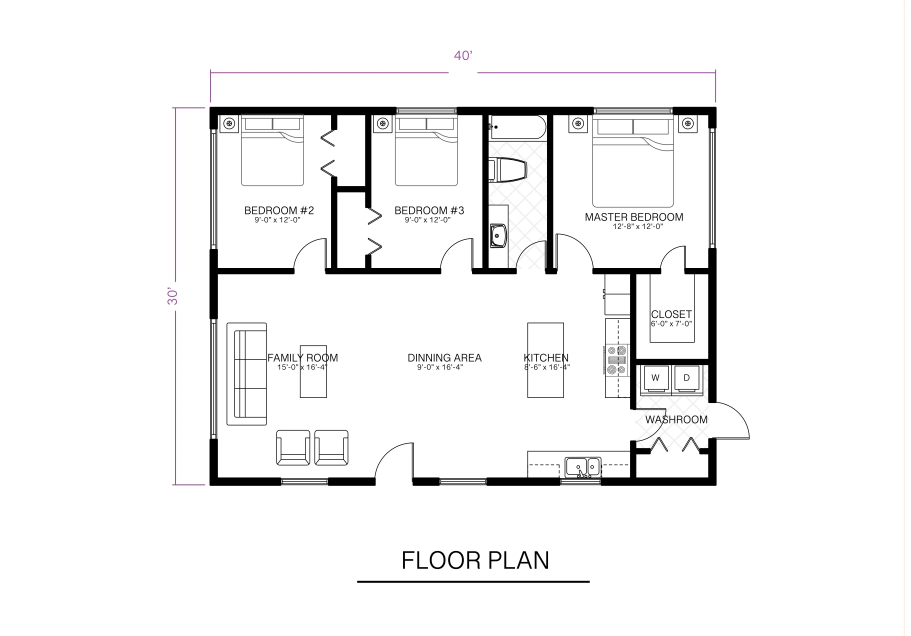
#> input picture samples/floorplan_1.png, 2732 x 1908 px (shown at 1/3 size)
$ python make_crop_examples.py
#> lines starting #> are read from the running program, lines starting #| are printed output that depends on the picture
#> in main, src is the input picture: PIL image 2732x1908 RGB; mean R, G, B 243.7, 243.6, 243.7
#!/usr/bin/env python3
"""Generate the good / bad crop example images shown in the chat's crop step.

    backend/api/.venv/bin/python scripts/make_crop_examples.py

Writes web/public/examples/crop-good.png and crop-bad.png from samples/floorplan_1.png.
Good = tight around the outer walls of the plan. Bad = loose (dimension lines, title, margin) and tilted.
"""
from pathlib import Path

from PIL import Image, ImageDraw

REPO = Path(__file__).resolve().parents[1]
SRC = REPO / "samples/floorplan_1.png"
OUT = REPO / "web/public/examples"
WIDTH = 640

# Outer wall corners of samples/floorplan_1.png in source pixels (same values the parser calibrates to)
PLAN_BOX = (629, 321, 2150, 1457)


def badge(im: Image.Image, good: bool) -> Image.Image:
    im = im.convert("RGBA")
    r = 22
    cx, cy = im.width - r - 12, r + 12
    layer = Image.new("RGBA", im.size, (0, 0, 0, 0))
    d = ImageDraw.Draw(layer)
    color = (31, 157, 85, 235) if good else (214, 51, 108, 235)
    d.ellipse((cx - r, cy - r, cx + r, cy + r), fill=color)
    w = 5
    if good:
        d.line([(cx - 10, cy + 1), (cx - 3, cy + 8), (cx + 11, cy - 8)], fill="white", width=w, joint="curve")
    else:
        d.line([(cx - 8, cy - 8), (cx + 8, cy + 8)], fill="white", width=w)
        d.line([(cx - 8, cy + 8), (cx + 8, cy - 8)], fill="white", width=w)
    return Image.alpha_composite(im, layer)


def save(im: Image.Image, name: str) -> None:
#> called with name = 'crop-good.png'
    im = im.convert("RGB")
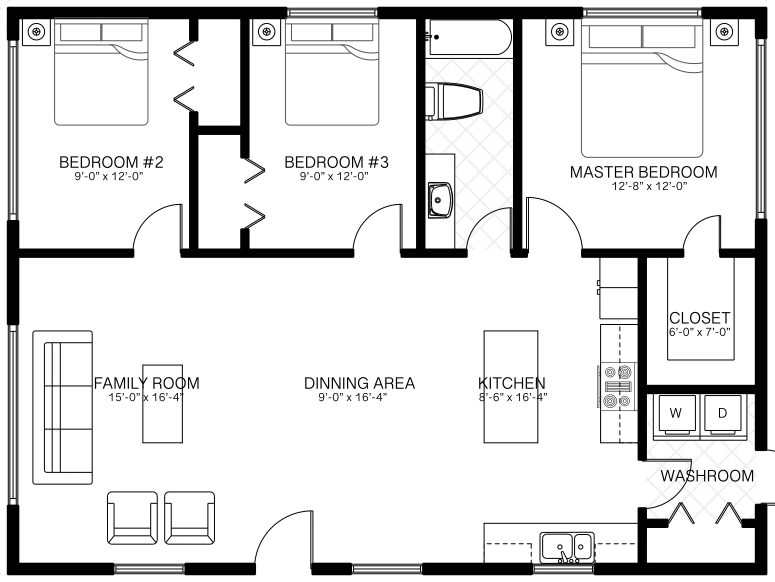
#> im: PIL image 1549x1164 RGB (shown at 1/2 size); mean R, G, B 224.5, 224.4, 224.5
    h = round(im.height * WIDTH / im.width)
#> h = 481
    im = im.resize((WIDTH, h), Image.LANCZOS)
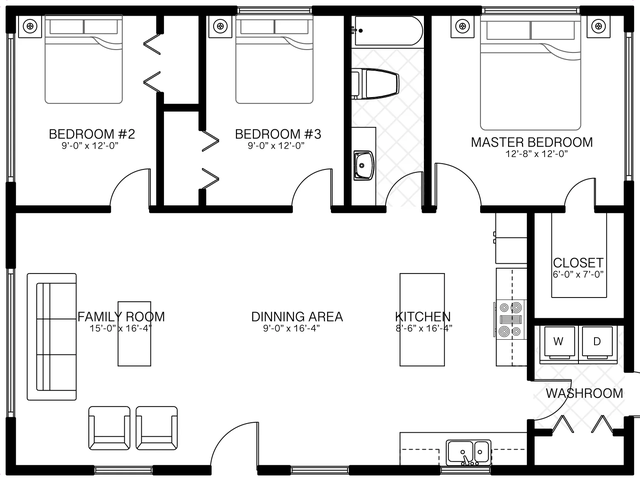
#> im: PIL image 640x481 RGB; mean R, G, B 223.7, 223.7, 223.7
    im = badge(im, good=name.startswith("crop-good"))
#> in badge, `layer = Image.new("RGBA", im.size, (0, 0, 0, 0))`: layer: PIL image 640x481 RGBA; every value is 0
    # Line art: a small palette keeps it crisp and well under 150 KB
    im = im.convert("RGB").quantize(colors=64, method=Image.Quantize.MEDIANCUT, dither=Image.Dither.NONE)
#> im: PIL image 640x481 P
    path = OUT / name
    im.save(path, optimize=True)
#> (the run stopped early here; a loop or call above may not have finished)

$ run again, with samples/floorplan_2.png copied over samples/floorplan_1.png
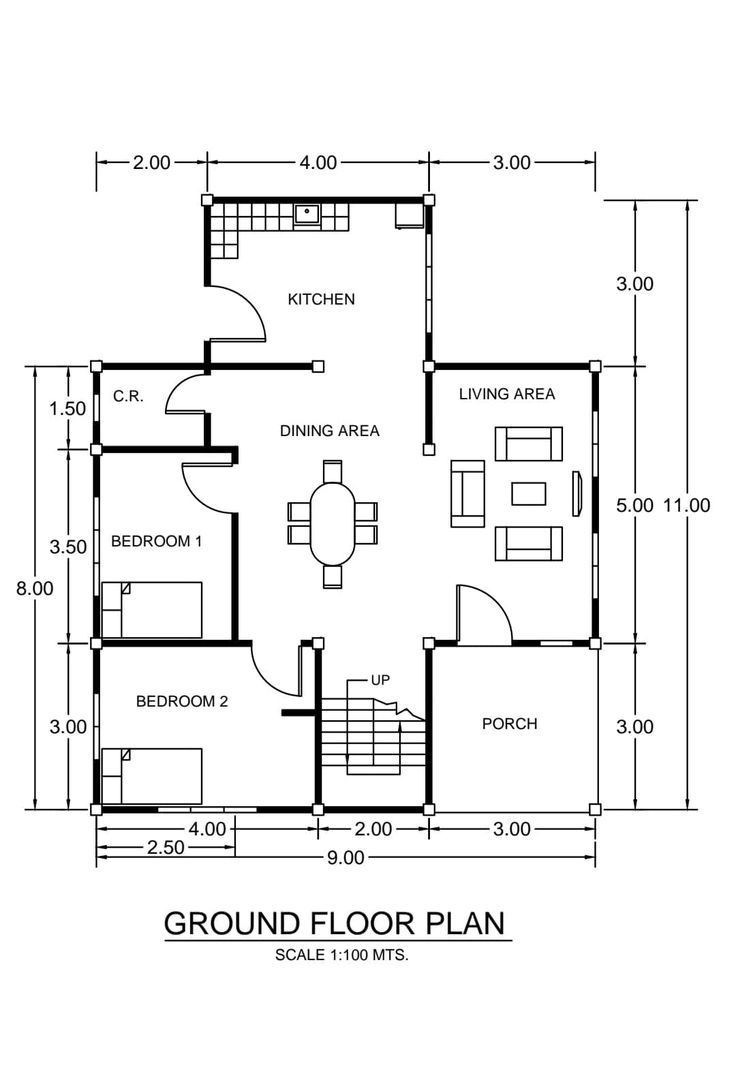
#> input picture samples/floorplan_2.png, 736 x 1076 px
#> in save, `im = im.convert("RGB")`:
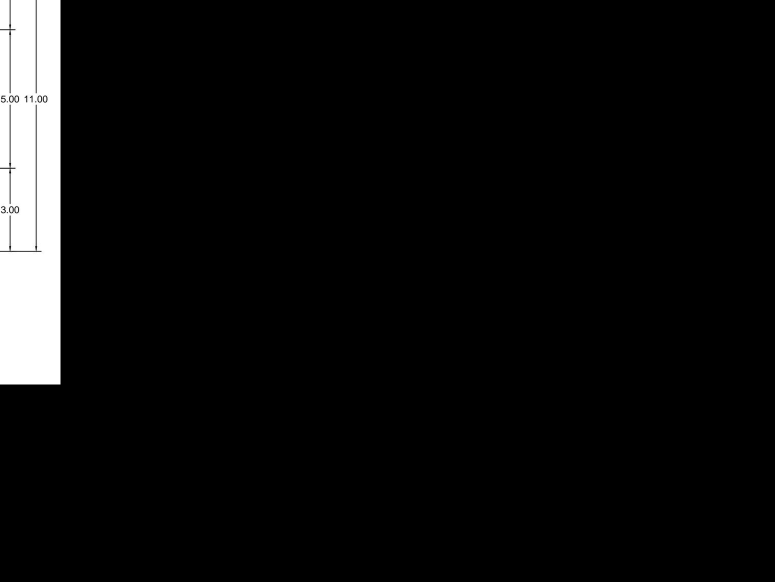
#> im: PIL image 1549x1164 RGB (shown at 1/2 size); min 0, max 255, mean 12.8
#> in save, `im = im.resize((WIDTH, h), Image.LANCZOS)`:
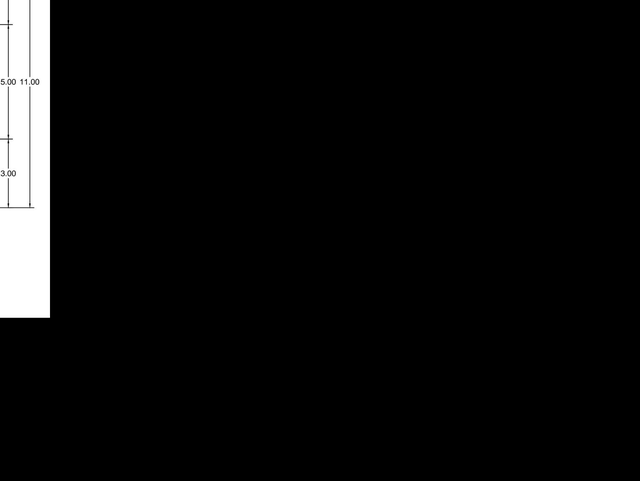
#> im: PIL image 640x481 RGB; min 0, max 255, mean 12.8
#> layer: PIL image 640x481 RGBA; every value is 0
